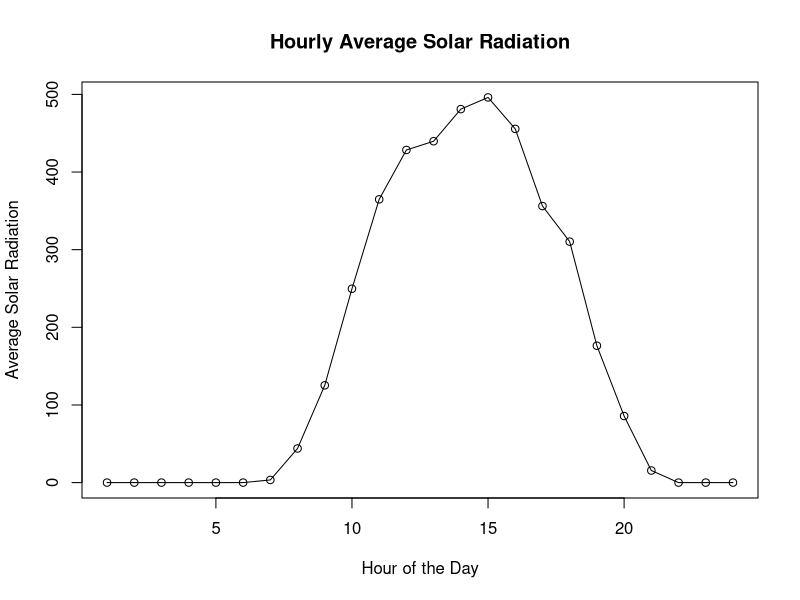
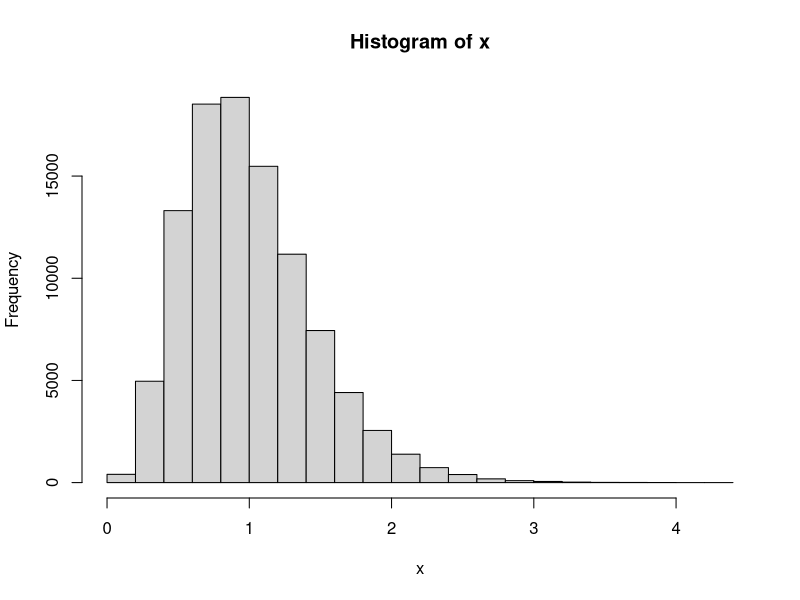
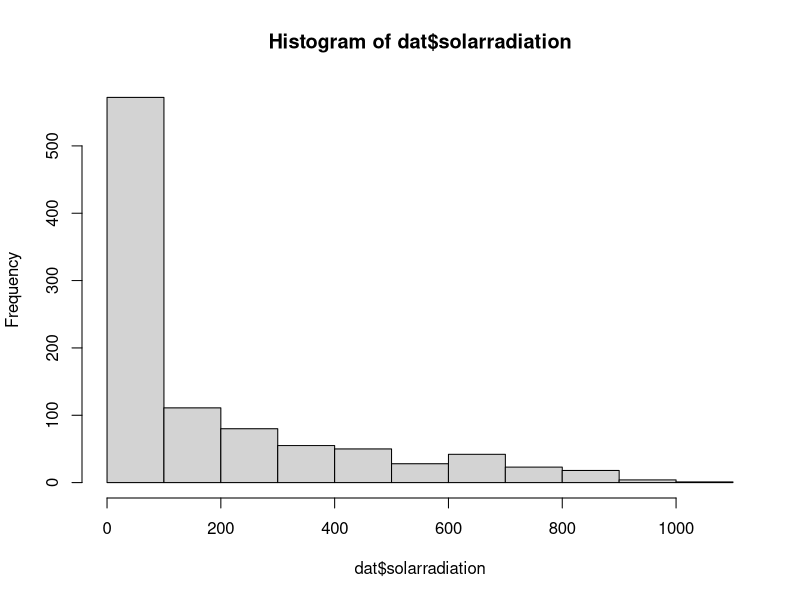
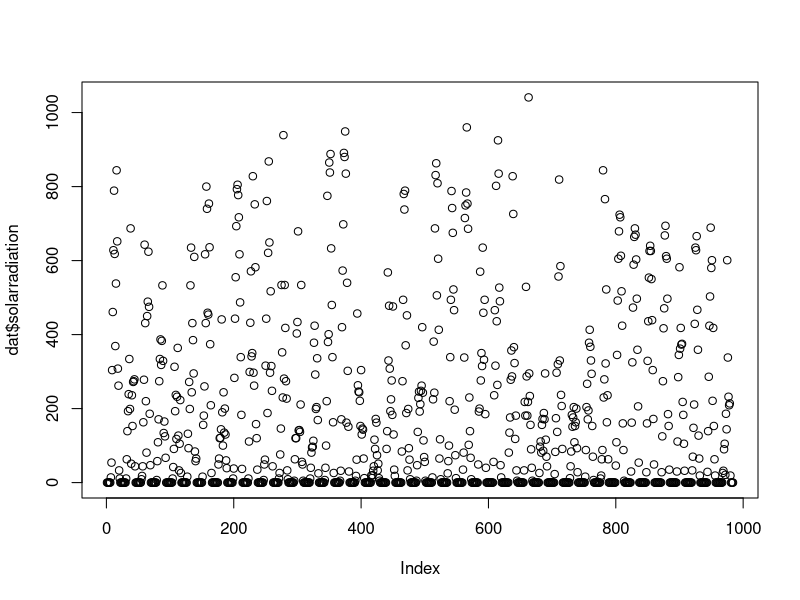
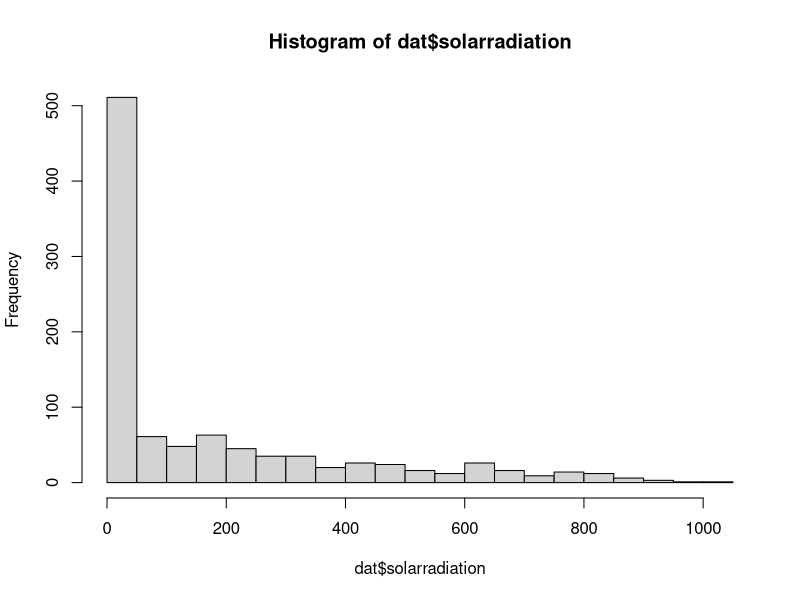

Recreate these plots in R, in order. (Note: this script raises an error after producing the figures.)
# Set working directory
setwd('C:\\Users\\Admin\\Documents\\University Work\\Y2\\R Portfolio\\Y2-R-Portfolio\\Data')

# Read the CSV file
dat <- read.csv('Bristol.csv')

# Convert 'datetime' to POSIXct
dat$datetime <- as.POSIXct(dat$datetime, format = "%Y-%m-%d %H:%M:%S")

# Aggregate solar radiation by hour and calculate the mean
hourly_avg <- tapply(dat$solarradiation, INDEX = dat$hour, FUN = mean)

# Plot hourly average solar radiation
plot(hourly_avg, type = "o", xlab = "Hour of the Day", ylab = "Average Solar Radiation", main = "Hourly Average Solar Radiation")

x=rgamma(100000,shape=5,rate=5)
hist(x)

hist(dat$solarradiation)



plot(dat$solarradiation)

hist(dat$solarradiation, breaks=20)



# Assuming your data is stored in a data frame named 'solar_data'
# 'datetime' column should be in POSIXct format
library(MASS)

# List to store estimated parameters for each hour
params_list <- list()

# Loop through each hour
for (hour in unique(dat$hour)) {
  # Subset data for the current hour
  subset_data <- dat[dat$hour == hour, "solarradiation"]
  
  # Fit gamma distribution to the subset data
  fit <- fitdistr(subset_data, densfun = "gamma")
  
  # Extract estimated parameters and store in the list
  params_list[[as.character(hour)]] <- fit$estimate
}

# Print the estimated parameters for each hour
print(params_list)